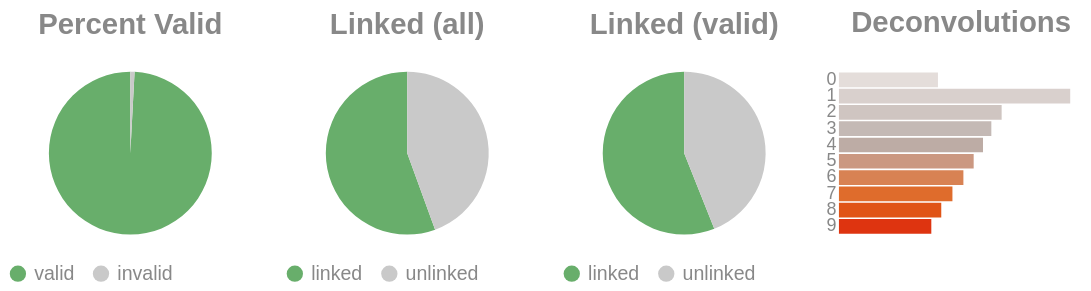

The code cell stored with this chart in its notebook:
### Code cell
if SKIPLR:
    pass
else:
    clash = Counter()
    for i in valids['molecule']:
        _mol = i.split("-")
        if len(_mol) == 1:
            clash.update('0')
        else:
            clash.update(_mol[-1])

    _d = {"deconvolutions": [], 'count': []}
    for k,v in clash.items():
        _d['deconvolutions'].append(k)
        _d['count'].append(v)

    tot_valid = valids['reads'].sum()
    mask = valids['reads'] >= 2
    n_linked_reads = valids.loc[mask, 'reads'].sum()
    perc_valid = round(tot_valid / n_reads, 4)
    linked_perc_abs = round(n_linked_reads / n_reads, 4)
    linked_perc = round(n_linked_reads / tot_valid, 4)

    _valid = pd.DataFrame({"valids": ['valid', 'invalid'] , "count":  [tot_valid, n_reads - tot_valid]})
    _linked_abs = pd.DataFrame({"linked (absolute)": ['linked', 'unlinked'] , "count":  [n_linked_reads, n_reads - n_linked_reads]})
    _linked_rel = pd.DataFrame({"linked (valids)": ['linked', 'unlinked'] , "count":  [n_linked_reads, tot_valid - n_linked_reads]})

    (
        alt.hconcat(
            piechart(_valid, goodval = 'valid', title = "Percent Valid"),
            piechart(_linked_abs, goodval = "linked", title =  "Linked (all)"),
            piechart(_linked_rel, goodval = "linked", title =  "Linked (valid)"),
            convolutionbar(pd.DataFrame(_d), title = "Deconvolutions"),
            center = True,
            bounds = 'flush'
        )
        .resolve_scale(color='independent')
        .resolve_legend('independent')
        .properties(usermeta={'embedOptions': {"actions": False}})
    ).display()

### Figure 1 — Vega-Lite specification as saved in the notebook (floating-point values rounded to 4 significant figures)
{"width": "container", "height": 400, "config": {"title": {"anchor": "start", "dy": -15, "fontSize": 18, "color": "#888888", "subtitleColor": "#888888", "subtitleFontSize": 14}, "arc": {"fill": "#0072B2"}, "axis": {"domainColor": "#888888", "domainWidth": 0.5, "gridWidth": 0.2, "grid": false, "titleFontWeight": 400, "titleFontSize": 15, "labelFontSize": 11, "labelColor": "#888888", "tickColor": "#888888", "tickWidth": 0.2, "titleColor": "#888888"}, "axisBand": {"grid": false}, "axisX": {"grid": true, "tickSize": 10, "domainCap": "round"}, "axisY": {"domain": false, "grid": true, "tickSize": 0, "domainCap": "round"}, "background": "transparent", "header": {"labelFontSize": 15, "labelColor": "#888888", "titleFontSize": 15, "titleFontWeight": 600, "titleColor": "#888888"}, "legend": {"labelFont": "sans-serif", "labelFontSize": 12, "labelColor": "#888888", "symbolSize": 100, "symbolType": "circle", "titleFontSize": 12, "titlePadding": 10, "titleColor": "#888888", "title": null}, "range": {"category": ["#E69F00", "#56B4E9", "#009E73", "#F0E442", "#0072B2", "#D55E00", "#CC79A7", "#000000"], "diverging": ["#cfe8f3", "#a2d4ec", "#73bfe2", "#46abdb", "#1696d2", "#12719e"]}, "area": {"fill": "#0072B2", "fillOpacity": 0.7, "line": true, "strokeOpacity": 0.7}, "line": {"color": "#0072B2", "stroke": "#0072B2", "strokeWidth": 2}, "trail": {"color": "#0072B2", "stroke": "#0072B2", "strokeWidth": 0, "size": 1}, "point": {"filled": true}, "text": {"color": "#888888", "fontSize": 11, "align": "right", "fontWeight": 400, "size": 11}, "bar": {"fill": "#0072B2", "stroke": null}, "view": {"stroke": null, "continuousWidth": 660, "continuousHeight": 400}}, "hconcat": [{"data": {"name": "data-41c612af72cbe84bae4cfa41a81e7fd4"}, "mark": {"type": "arc"}, "encoding": {"color": {"field": "valids", "legend": {"orient": "bottom", "title": null}, "scale": {"domain": ["valid", "invalid"], "range": ["#68ae6b", "#C9C9C9"]}, "title": "Valids", "type": "nominal"}, "theta": {"field": "count", "type": "quantitative"}, "tooltip": [{"field": "valids", "title": "Valids", "type": "ordinal"}, {"field": "percent", "format": ".2%", "title": "Percent", "type": "quantitative"}, {"field": "count", "title": "Count", "type": "quantitative"}]}, "height": 100, "title": {"text": "Percent Valid", "align": "center", "anchor": "middle"}, "transform": [{"calculate": "datum.count / 20961549", "as": "percent"}], "width": 150}, {"data": {"name": "data-a8e10335467af1293f04844d5e911e13"}, "mark": {"type": "arc"}, "encoding": {"color": {"field": "linked (absolute)", "legend": {"orient": "bottom", "title": null}, "scale": {"domain": ["linked", "unlinked"], "range": ["#68ae6b", "#C9C9C9"]}, "title": "Linked (Absolute)", "type": "nominal"}, "theta": {"field": "count", "type": "quantitative"}, "tooltip": [{"field": "linked (absolute)", "title": "Linked (Absolute)", "type": "ordinal"}, {"field": "percent", "format": ".2%", "title": "Percent", "type": "quantitative"}, {"field": "count", "title": "Count", "type": "quantitative"}]}, "height": 100, "title": {"text": "Linked (all)", "align": "center", "anchor": "middle"}, "transform": [{"calculate": "datum.count / 20961549", "as": "percent"}], "width": 150}, {"data": {"name": "data-54f6b00c857dc80f5c05f0d70c62bdd7"}, "mark": {"type": "arc"}, "encoding": {"color": {"field": "linked (valids)", "legend": {"orient": "bottom", "title": null}, "scale": {"domain": ["linked", "unlinked"], "range": ["#68ae6b", "#C9C9C9"]}, "title": "Linked (Valids)", "type": "nominal"}, "theta": {"field": "count", "type": "quantitative"}, "tooltip": [{"field": "linked (valids)", "title": "Linked (Valids)", "type": "ordinal"}, {"field": "percent", "format": ".2%", "title": "Percent", "type": "quantitative"}, {"field": "count", "title": "Count", "type": "quantitative"}]}, "height": 100, "title": {"text": "Linked (valid)", "align": "center", "anchor": "middle"}, "transform": [{"calculate": "datum.count / 20786767", "as": "percent"}], "width": 150}, {"data": {"name": "data-755c08ec633834161890332f51662e90"}, "mark": {"type": "bar"}, "encoding": {"color": {"field": "deconvolutions", "legend": null, "scale": {"scheme": "lightgreyred"}, "type": "nominal"}, "tooltip": [{"field": "deconvolutions", "title": "Deconvolutions", "type": "ordinal"}, {"field": "percent", "format": ".2%", "title": "Percent", "type": "quantitative"}, {"field": "count", "title": "Count", "type": "quantitative"}], "x": {"axis": null, "field": "count", "type": "quantitative"}, "y": {"field": "deconvolutions", "sort": "ascending", "title": null, "type": "nominal"}}, "height": 100, "title": {"text": "Deconvolutions", "align": "center", "anchor": "middle"}, "transform": [{"calculate": "datum.count / 24988147", "as": "percent"}], "width": 150}], "bounds": "flush", "center": true, "resolve": {"legend": {"angle": "independent"}, "scale": {"color": "independent"}}, "usermeta": {"embedOptions": {"actions": false}}, "$schema": "https://vega.github.io/schema/vega-lite/v6.4.1.json", "datasets": {"data-41c612af72cbe84bae4cfa41a81e7fd4": [{"valids": "valid", "count": 20786767}, {"valids": "invalid", "count": 174782}], "data-a8e10335467af1293f04844d5e911e13": [{"linked (absolute)": "linked", "count": 11646537}, {"linked (absolute)": "unlinked", "count": 9315012}], "data-54f6b00c857dc80f5c05f0d70c62bdd7": [{"linked (valids)": "linked", "count": 11646537}, {"linked (valids)": "unlinked", "count": 9140230}], "data-755c08ec633834161890332f51662e90": [{"deconvolutions": "0", "count": 1823455}, {"deconvolutions": "1", "count": 4259190}, {"deconvolutions": "2", "count": 2996439}, {"deconvolutions": "3", "count": 2806612}, {"deconvolutions": "4", "count": 2653213}, {"deconvolutions": "5", "count": 2481230}, {"deconvolutions": "6", "count": 2292137}, {"deconvolutions": "7", "count": 2090190}, {"deconvolutions": "8", "count": 1884423}, {"deconvolutions": "9", "count": 1701258}]}}
